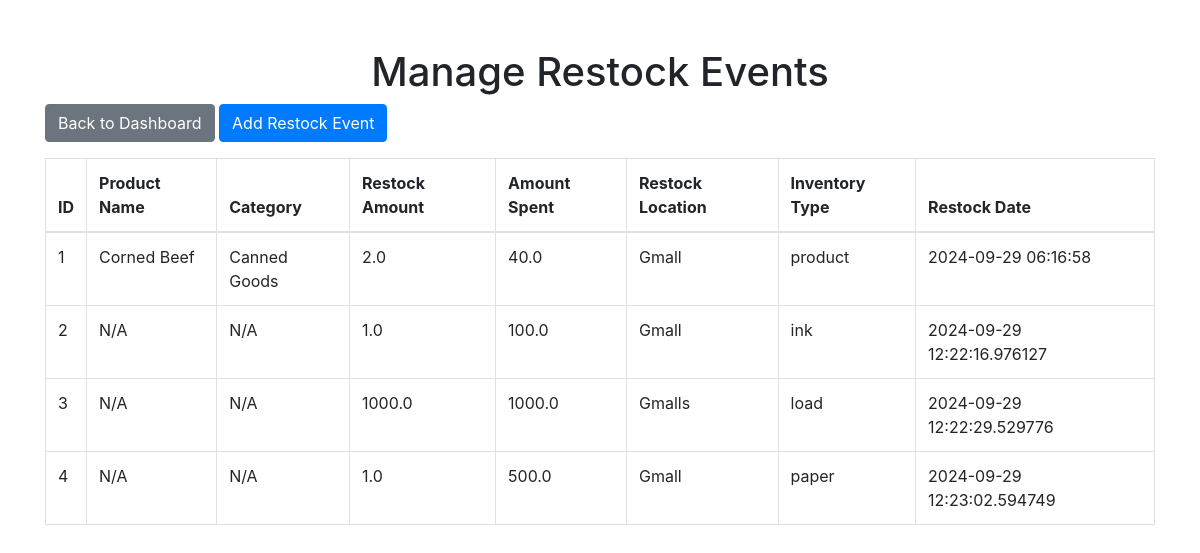
Screenshot of /manage_restock_events with the database file from the repository.
### app.py (models this page shows, shortened)
class Restock(db.Model):
    id = db.Column(db.Integer, primary_key=True)
    restock_amount = db.Column(db.Float, nullable=False)  # Amount of items restocked
    restock_date = db.Column(db.DateTime, nullable=False, default=db.func.current_timestamp())
    amount_spent = db.Column(db.Float, nullable=False)  # Total cost of the restock
    restock_location = db.Column(db.String(100), nullable=False)  # Where the items were restocked
    ink_inventory_id = db.Column(db.Integer, db.ForeignKey('ink_inventory.id'), nullable=True)
    paper_inventory_id = db.Column(db.Integer, db.ForeignKey('paper_inventory.id'), nullable=True)
    product_id = db.Column(db.Integer, db.ForeignKey('product.id'), nullable=True)
    inventory_type = db.Column(db.String(20), nullable=False)  # 'ink', 'paper', 'product'
    ink_inventory = db.relationship('InkInventory', backref=db.backref('restocks', lazy=True))
    paper_inventory = db.relationship('PaperInventory', backref=db.backref('restocks', lazy=True))
    product = db.relationship('Product', backref=db.backref('restocks', lazy=True))

class Product(db.Model):
    id = db.Column(db.Integer, primary_key=True)
    name = db.Column(db.String(100), nullable=False)
    price = db.Column(db.Float, nullable=False)  # Selling price
    original_price = db.Column(db.Float, nullable=False)  # Original cost price
    stock = db.Column(db.Integer, nullable=False)
    purchase_location = db.Column(db.String(100), nullable=True)  # e.g., 'Supermarket A', 'Market B'
    is_voided = db.Column(db.Boolean, default=False)  # For voiding items
    deleted = db.Column(db.Boolean, default=False)  # For archiving
    expiration_date = db.Column(db.Date, nullable=True)  # New field for expiration date
    category_id = db.Column(db.Integer, db.ForeignKey('category.id'), nullable=False)

class Category(db.Model):
    id = db.Column(db.Integer, primary_key=True)
    name = db.Column(db.String(100), nullable=False, unique=True)
    products = db.relationship('Product', backref='category', lazy=True)

### app.py (the view)
@app.route('/manage_restock_events')
def manage_restock_events():
    restock_events = Restock.query.all()
    ink_inventory = InkInventory.query.all()
    paper_inventory = PaperInventory.query.all()
    paper_types = PaperType.query.all()
    products = Product.query.all()
    locations = Location.query.all()
    return render_template('manage_restock_events.html', restock_events=restock_events,ink_inventory=ink_inventory, paper_inventory=paper_inventory,
                           paper_types=paper_types,products=products, locations=locations)

### templates/manage_restock_events.html (shortened to what this page needs)
<!DOCTYPE html>
<html lang="en">
<head>
    <link rel="stylesheet" href="https://stackpath.bootstrapcdn.com/bootstrap/4.3.1/css/bootstrap.min.css">
    <link href="https://cdnjs.cloudflare.com/ajax/libs/select2/4.0.13/css/select2.min.css" rel="stylesheet" />
</head>
<body>
    <div class="container mt-5">
        <h1 class="text-center">Manage Restock Events</h1>
        <a href="{{ url_for('another_dashboard') }}" class="btn btn-secondary mb-3">Back to Dashboard</a>
        <button type="button" class="btn btn-primary mb-3" data-toggle="modal" data-target="#addRestockModal">Add Restock Event</button>
        <table class="table table-bordered">
            <thead>
                <tr>
                    <th>ID</th>
                    <th>Product Name</th>
                    <th>Category</th>
                    <th>Restock Amount</th>
                    <th>Amount Spent</th>
                    <th>Restock Location</th>
                    <th>Inventory Type</th>
                    <th>Restock Date</th>
                </tr>
            </thead>
            <tbody>
                {% for restock in restock_events %}
                <tr>
                    <td>{{ restock.id }}</td>
                    <td>{{ restock.product.name if restock.product else 'N/A' }}</td>
                    <td>{{ restock.product.category.name if restock.product and restock.product.category else 'N/A' }}</td>
                    <td>{{ restock.restock_amount }}</td>
                    <td>{{ restock.amount_spent }}</td>
                    <td>{{ restock.restock_location }}</td>
                    <td>{{ restock.inventory_type }}</td>
                    <td>{{ restock.restock_date }}</td>
                </tr>
                {% endfor %}
            </tbody>
        </table>
    </div>
</body>
</html>

### rows the page displays
Restock: id "1", product "Corned Beef", product.category "Canned Goods", restock_amount "2.0", amount_spent "40.0", restock_location "Gmall", inventory_type "product", restock_date "2024-09-29 06:16:58"
Restock: id "2", product "N/A", product.category "N/A", restock_amount "1.0", amount_spent "100.0", restock_location "Gmall", inventory_type "ink", restock_date "2024-09-29 12:22:16.976127"
Restock: id "3", product "N/A", product.category "N/A", restock_amount "1000.0", amount_spent "1000.0", restock_location "Gmalls", inventory_type "load", restock_date "2024-09-29 12:22:29.529776"
Restock: id "4", product "N/A", product.category "N/A", restock_amount "1.0", amount_spent "500.0", restock_location "Gmall", inventory_type "paper", restock_date "2024-09-29 12:23:02.594749"
